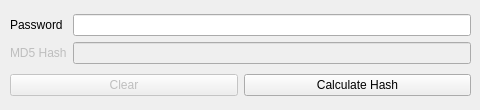
<?xml version="1.0" encoding="UTF-8"?>
<ui version="4.0">
 <class>MD5Calc</class>
 <widget class="QWidget" name="MD5Calc">
  <property name="geometry">
   <rect>
    <x>0</x>
    <y>0</y>
    <width>480</width>
    <height>110</height>
   </rect>
  </property>
  <property name="windowTitle">
   <string>MD5Calc</string>
  </property>
  <widget class="QWidget" name="verticalLayoutWidget">
   <property name="geometry">
    <rect>
     <x>10</x>
     <y>10</y>
     <width>461</width>
     <height>91</height>
    </rect>
   </property>
   <layout class="QVBoxLayout" name="verticalLayout">
    <item>
     <layout class="QGridLayout" name="gridLayout">
      <item row="0" column="1">
       <widget class="QLineEdit" name="password_le"/>
      </item>
      <item row="0" column="0">
       <widget class="QLabel" name="password_lbl">
        <property name="text">
         <string>Password</string>
        </property>
       </widget>
      </item>
      <item row="1" column="1">
       <widget class="QLineEdit" name="md5hash_le">
        <property name="enabled">
         <bool>false</bool>
        </property>
        <property name="readOnly">
         <bool>true</bool>
        </property>
       </widget>
      </item>
      <item row="1" column="0">
       <widget class="QLabel" name="md5hash_lbl">
        <property name="enabled">
         <bool>false</bool>
        </property>
        <property name="text">
         <string>MD5 Hash</string>
        </property>
       </widget>
      </item>
     </layout>
    </item>
    <item>
     <layout class="QHBoxLayout" name="horizontalLayout">
      <item>
       <widget class="QPushButton" name="clear_btn">
        <property name="enabled">
         <bool>false</bool>
        </property>
        <property name="text">
         <string>Clear</string>
        </property>
       </widget>
      </item>
      <item>
       <widget class="QPushButton" name="calc_btn">
        <property name="text">
         <string>Calculate Hash</string>
        </property>
       </widget>
      </item>
     </layout>
    </item>
   </layout>
  </widget>
 </widget>
 <resources/>
 <connections/>
</ui>
